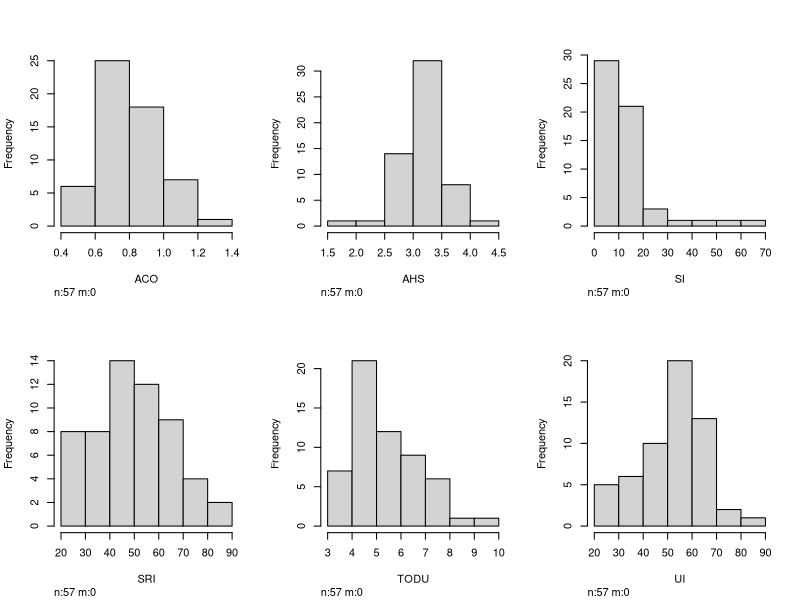
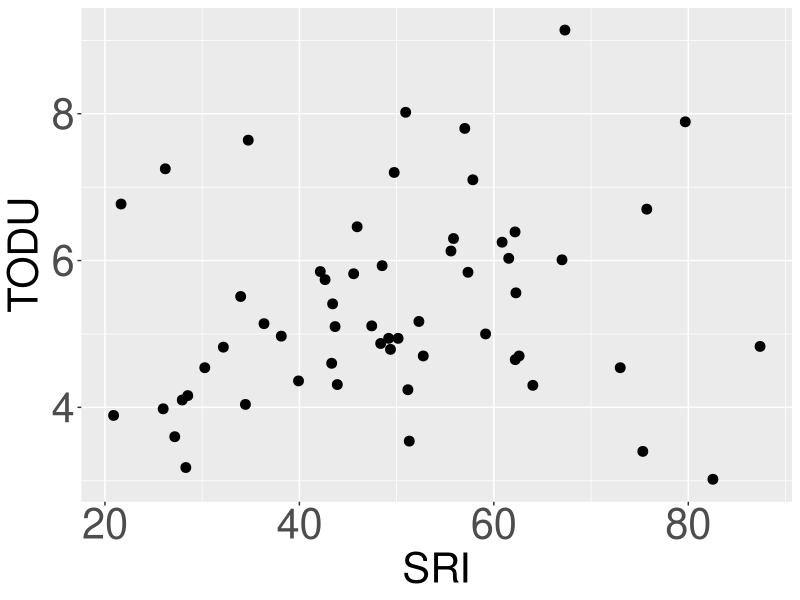
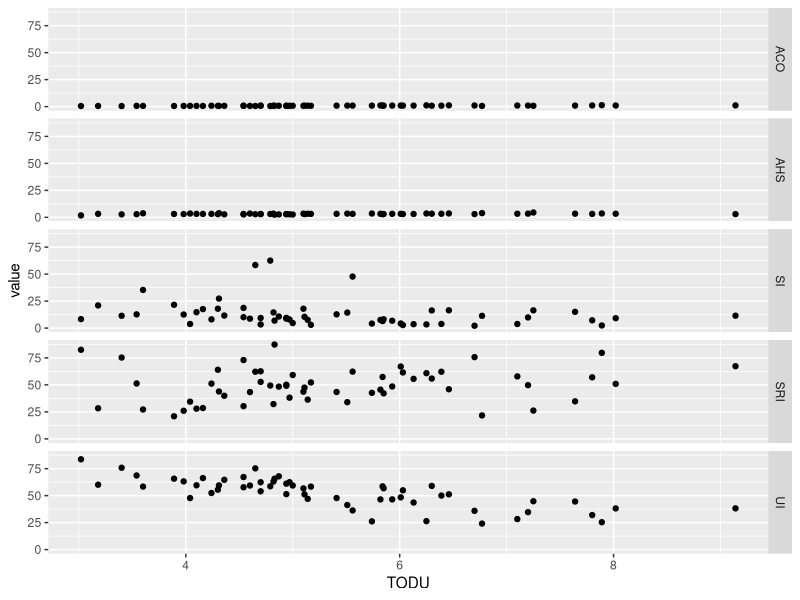
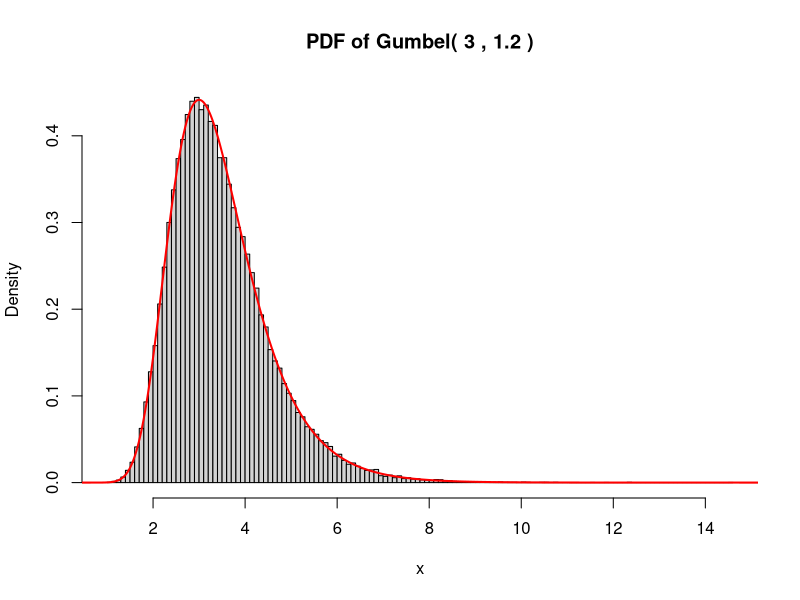

Write R code to recreate these figures, in order. (Note: this script raises an error after producing the figures.)
setwd('C:\\Users\\Yuzhu\\OneDrive - Massachusetts Institute of Technology\\Spring_2022\\1.202\\HW2')
library(Hmisc)
library(ggplot2)
library(tidyr)
library(reshape2)

# ----------------------------------

# Problem 1
data <- read.csv(file='CaseStudy1_Data.csv')
attach(data)
summary(data)
hist.data.frame(data, nclass=5)

ggplot(data, aes(SRI,TODU))+
  geom_point(size=3)+
  theme(axis.text = element_text(size = 30), 
        axis.title = element_text(size = 30))

dmelt <- melt(data, id.vars='TODU', variable.name='series')
ggplot(dmelt, aes(TODU, value))+
  geom_point()+
  facet_grid(series ~ .)

round(cor(data),2)

lm1 <- lm(TODU ~ ACO + UI, data=data)
summary(lm1)

lm2 <- lm(TODU ~ ACO, data=data)
summary(lm2)

# ----------------------------------

# Problem 2

# The following random variable generating method is adopted from:
# https://stats.stackexchange.com/questions/88697/sample-from-a-custom-continuous-distribution-in-r

# part a
gumbel_pdf <- function(epsilon, mu, eta) {
  mu*exp(-mu*(epsilon-eta))*exp(-exp(-mu*(epsilon-eta)))
}

gumbel_cdf <- function(epsilon, mu, eta) {
  exp(-exp(-mu*(epsilon-eta)))
}

epsilon_min <- -100
epsilon_max <- 100
n_epsilon <- 5000000 # number of samples
mu <- 1.2
eta <- 3
gamma <- 0.5772

# true stats
true_mode <- eta
true_mean <- eta + gamma/mu
true_variance <- pi^2/(6*mu^2)

# simulate data
simulate_gumbel <- function(epsilon_min, epsilon_max, n_epsilon, mu, eta, gamma) {
  xy <- data.frame(proposed = runif(n_epsilon, min = epsilon_min, max = epsilon_max))
  
  xy$fit <- gumbel_pdf(xy$proposed, mu, eta)
  xy$random <- runif(n_epsilon, min = 0, max = 1)
  
  maxDens <- max(xy$fit)
  
  xy$accepted <- with(xy, random <= fit/maxDens)
  
  # retain only those values which are "below" the custom distribution
  xy <- xy[xy$accepted, ]
  return(xy$proposed)
}

simulated_epsilon <- simulate_gumbel(epsilon_min, epsilon_max, n_epsilon, mu, eta, gamma)

hist(simulated_epsilon, freq = FALSE, breaks = 100, col = "light grey",
     main=(paste("PDF of Gumbel(",round(eta,2),",",mu,")")), xlab='x')

curve(gumbel_pdf(x, mu, eta),
      from = epsilon_min, to = epsilon_max, n=n_epsilon, add = TRUE, col = "red", lwd = 2)

# simulated data stats

summary(simulated_epsilon)

mode<-function(x){which.max(tabulate(x))}
mode(simulated_epsilon)
var(simulated_epsilon)

# part b
eta_j <- 5
mu <- 1.2
J <- 1
N <- 10

eta <- 1/mu*log(J*exp(mu*eta_j))

ej_maxs <- list()
for (j in 1:J) {
  ej <- simulate_gumbel(epsilon_min, epsilon_max, n_epsilon, mu, eta_j, gamma)
  h_temp <- hist(ej, freq = FALSE, breaks = 100, col = "light grey",
       main=expression(paste("Histogram of ",epsilon)), xlab='x', xlim=c(0, max_es))
  breaks <- as.data.frame(h_temp$breaks)
  
  h <- merge(h, t_temp, by='breaks')
  # ej_max <- max(ej)
  # ej_maxs <- append(ej_maxs, ej_max)
}
hist(unlist(es), freq = FALSE, breaks = 100, col = "light grey",
     main=expression(paste("Histogram of ",epsilon)), xlab='x', xlim=c(0, max_es))

true_variance <- pi^2/(6*mu^2)
true_expected_value <- eta+gamma/mu

e <- simulate_gumbel(epsilon_min, epsilon_max, n_epsilon, mu, eta, gamma)
summary(e)
var(e)

max_es = ceiling(max(unlist(es)))
hist(unlist(es), freq = FALSE, breaks = 100, col = "light grey",
     main=expression(paste("Histogram of ",epsilon)), xlab='x', xlim=c(0, max_es))

curve(gumbel_pdf(x, mu, eta),
      from = epsilon_min, to = epsilon_max, n=n_epsilon, add = TRUE, col = "red", lwd = 2)

mean(unlist(es))
# part c
eta_js <- c(8, 8.2, 7.5, 7.8)
mu <- 1.2
J <- 4

# eta <- 1/mu*log(J*exp(mu*eta_j))
ejs <- list()
eta_components <- list()
for (eta_j in eta_js) {
  ej <- max(simulate_gumbel(epsilon_min, epsilon_max, n_epsilon, mu, eta_j, gamma))
  ejs <- append(ejs, ej)
  eta_component <- exp(mu*eta_j)
  eta_components <- append(eta_components, eta_component)
}

eta <- 1/mu*log(sum(eta_components))
true_variance <- pi^2/(6*mu^2)
true_expected_value <- eta+gamma/mu

e <- simulate_gumbel(epsilon_min, epsilon_max, n_epsilon, mu, eta, gamma)
summary(e)
var(e)

hist(e, freq = FALSE, breaks = 100, col = "light grey",
     main=(paste("PDF of Gumbel(",round(eta,2),",",mu,")")), xlab='x')
